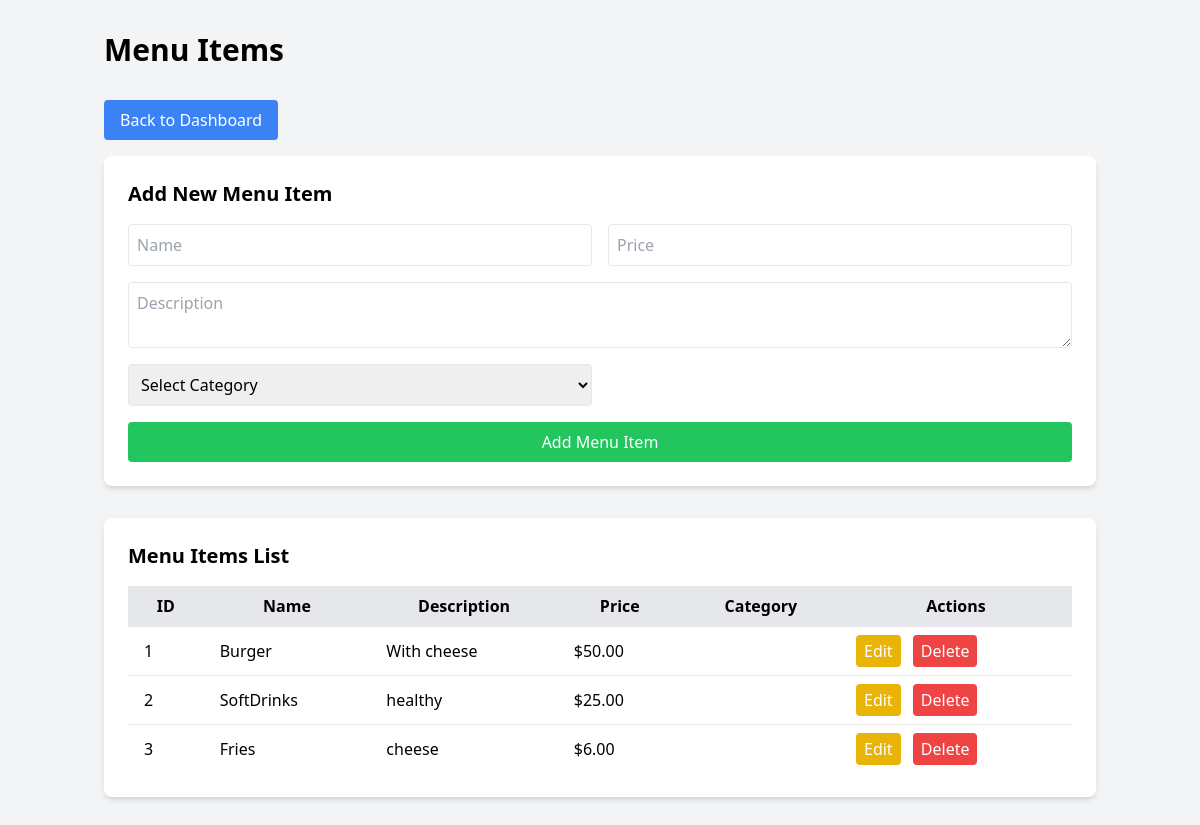
The page /menuitems.php on the database its author committed.
### tables this page shows
CREATE TABLE `menuitems` (
  `ItemID` int(11) NOT NULL,
  `Name` varchar(100) NOT NULL,
  `Description` text DEFAULT NULL,
  `Price` decimal(10,2) NOT NULL,
  `CategoryID` int(11) DEFAULT NULL
);

### menuitems.php (the view, shortened to what this page needs)
<?php
$conn = new mysqli("localhost", "root", "", "db");
$result = $conn->query("SELECT m.*, c.Name as CategoryName FROM MenuItems m LEFT JOIN Categories c ON m.CategoryID = c.CategoryID");
$menuitems = $result->fetch_all(MYSQLI_ASSOC);
?>
<!DOCTYPE html>
<html lang="en">
<head>
    <script src="https://cdn.tailwindcss.com"></script>
</head>
<body class="bg-gray-100">
    <div class="container mx-auto px-4 py-8">
        <h1 class="text-3xl font-bold mb-8">Menu Items</h1>
        <a href="index.php" class="bg-blue-500 text-white px-4 py-2 rounded mb-4 inline-block">Back to Dashboard</a>
        <div class="bg-white p-6 rounded-lg shadow-md mb-8">
            <h2 class="text-xl font-semibold mb-4">Add New Menu Item</h2>
            <form method="POST" class="grid grid-cols-1 md:grid-cols-2 gap-4">
                <input type="text" name="name" placeholder="Name" required class="border p-2 rounded">
                <input type="number" step="0.01" name="price" placeholder="Price" required class="border p-2 rounded">
                <textarea name="description" placeholder="Description" class="border p-2 rounded col-span-1 md:col-span-2"></textarea>
                <select name="categoryid" class="border p-2 rounded">
                    <option value="">Select Category</option>
                </select>
                <button type="submit" name="add" class="bg-green-500 text-white px-4 py-2 rounded col-span-1 md:col-span-2">Add Menu Item</button>
            </form>
        </div>
        <div class="bg-white p-6 rounded-lg shadow-md">
            <h2 class="text-xl font-semibold mb-4">Menu Items List</h2>
            <table class="w-full table-auto">
                <thead>
                    <tr class="bg-gray-200">
                        <th class="px-4 py-2">ID</th>
                        <th class="px-4 py-2">Name</th>
                        <th class="px-4 py-2">Description</th>
                        <th class="px-4 py-2">Price</th>
                        <th class="px-4 py-2">Category</th>
                        <th class="px-4 py-2">Actions</th>
                    </tr>
                </thead>
                <tbody>
                    <?php foreach ($menuitems as $item): ?>
                    <tr class="border-t">
                        <td class="px-4 py-2"><?php echo $item['ItemID']; ?></td>
                        <td class="px-4 py-2"><?php echo $item['Name']; ?></td>
                        <td class="px-4 py-2"><?php echo $item['Description']; ?></td>
                        <td class="px-4 py-2">$<?php echo number_format($item['Price'], 2); ?></td>
                        <td class="px-4 py-2"><?php echo $item['CategoryName']; ?></td>
                        <td class="px-4 py-2">
                            <button onclick="editMenuItem(<?php echo $item['ItemID']; ?>, '<?php echo $item['Name']; ?>', '<?php echo addslashes($item['Description']); ?>', '<?php echo $item['Price']; ?>', '<?php echo $item['CategoryID']; ?>')" class="bg-yellow-500 text-white px-2 py-1 rounded mr-2">Edit</button>
                            <form method="POST" class="inline">
                                <button type="submit" name="delete" class="bg-red-500 text-white px-2 py-1 rounded" onclick="return confirm('Are you sure?')">Delete</button>
                            </form>
                        </td>
                    </tr>
                    <?php endforeach; ?>
                </tbody>
            </table>
        </div>
    </div>
</body>
</html>

### rows shown on the page
menuitems: ItemID "1", Name "Burger", Description "With cheese", Price "50.00"
menuitems: ItemID "2", Name "SoftDrinks", Description "healthy", Price "25.00"
menuitems: ItemID "3", Name "Fries", Description "cheese", Price "6.00"
